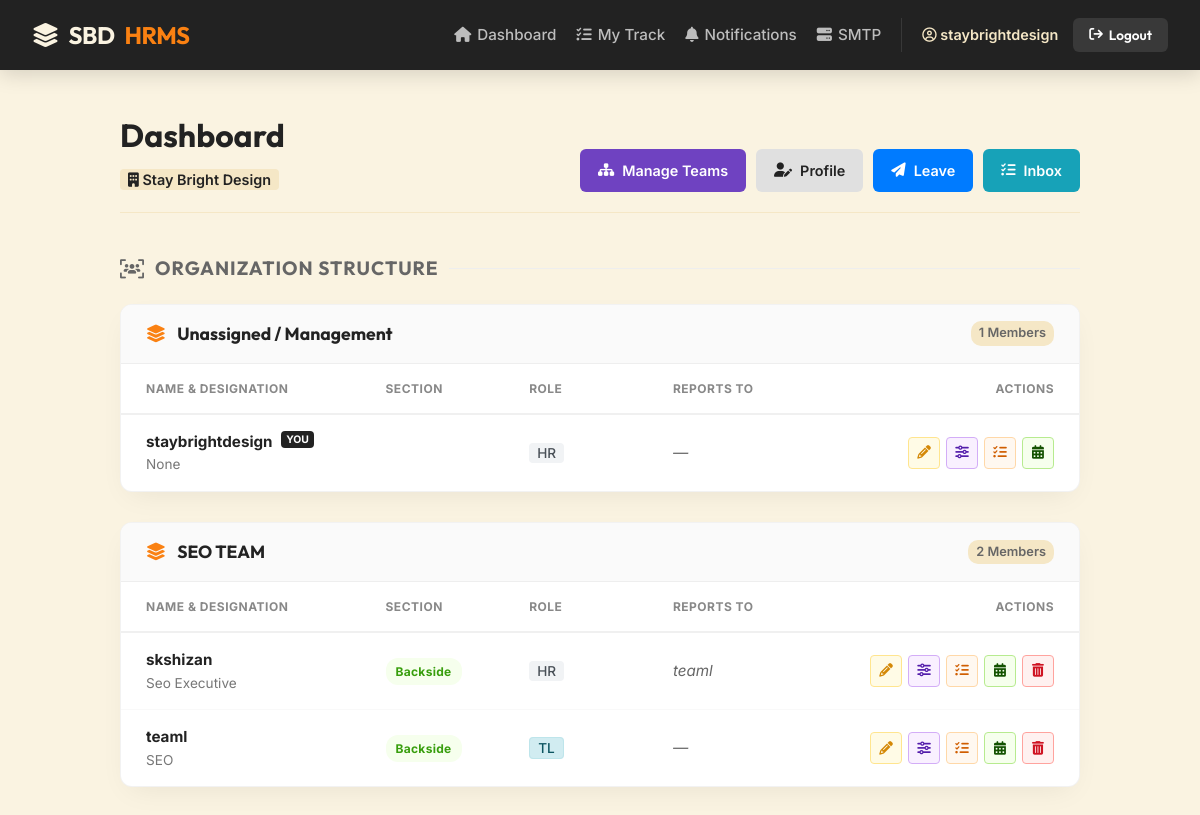
The app's page /hr/ (signed in), older data.
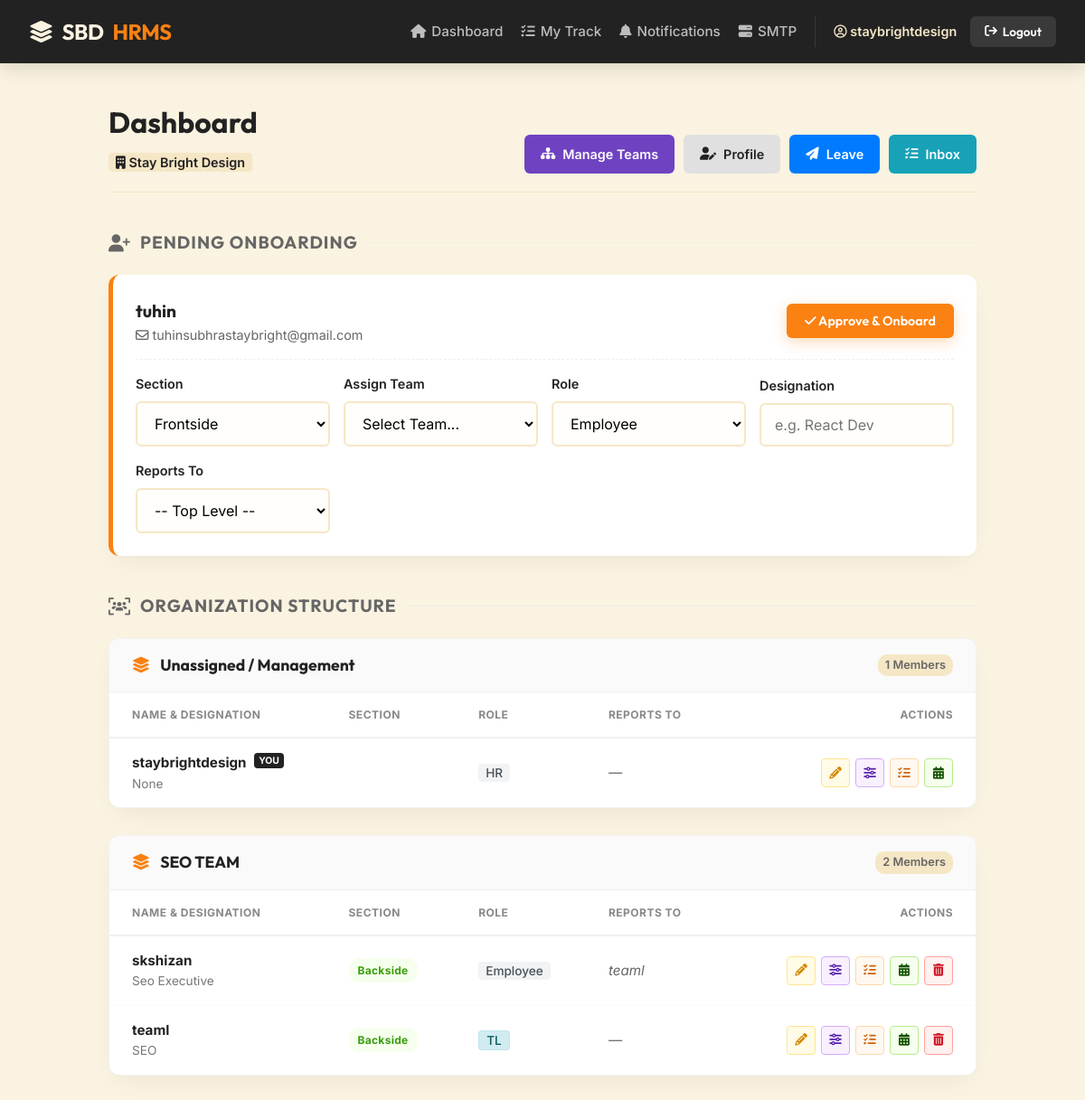
The same page, newer data.
### accounts/models.py (models this page shows, shortened)
class User(AbstractUser):
    SECTION_CHOICES = (
        ('Frontside', 'Frontside'),
        ('Backside', 'Backside'),
        ('Management', 'Management'),
    )
    ROLE_CHOICES = (
        ('Director', 'Director'),
        ('Manager', 'Manager'),
        ('TL', 'Team Leader'),
        ('Employee', 'Employee'),
        ('HR', 'HR'),
    )
    company = models.ForeignKey(Company, on_delete=models.CASCADE, null=True, blank=True)
    team = models.ForeignKey(Team, on_delete=models.SET_NULL, null=True, blank=True, related_name='members')
    section = models.CharField(max_length=20, choices=SECTION_CHOICES, null=True, blank=True)
    role = models.CharField(max_length=20, choices=ROLE_CHOICES, default='Employee')
    designation = models.CharField(max_length=100, null=True, blank=True)
    monthly_salary = models.DecimalField(max_digits=10, decimal_places=2, default=0.00)
    esi_percentage = models.DecimalField(max_digits=5, decimal_places=2, default=0.75, help_text="Percentage (e.g., 0.75)")
    professional_tax = models.DecimalField(max_digits=10, decimal_places=2, default=0.00, help_text="Fixed Amount (e.g., 120)")
    otp = models.CharField(max_length=6, null=True, blank=True)
    is_approved = models.BooleanField(default=False)
    reports_to = models.ForeignKey('self', on_delete=models.SET_NULL, null=True, blank=True, related_name='subordinates')

class Team(models.Model):
    company = models.ForeignKey(Company, on_delete=models.CASCADE, related_name='teams')
    name = models.CharField(max_length=50) # e.g. "Alpha", "Beta"
    class Meta:
        unique_together = ('company', 'name')

class Company(models.Model):
    name = models.CharField(max_length=100)
    hr_email = models.EmailField(unique=True)
    smtp_email = models.EmailField(null=True, blank=True, help_text="Sender Email Address")
    smtp_password = models.CharField(max_length=100, null=True, blank=True, help_text="App Password")
    smtp_server = models.CharField(max_length=100, default="smtp.gmail.com")
    smtp_port = models.IntegerField(default=587)

### dashboard/views.py (the view)
# urls.py: path('hr/', dash_views.hr_dashboard, name='hr_dashboard'),
@login_required
def hr_dashboard(request):
    if request.user.role != 'HR':
        return redirect('dashboard')
    pending_users = User.objects.filter(company=request.user.company, is_approved=False)
    active_users = User.objects.filter(company=request.user.company, is_approved=True)
    teams = Team.objects.filter(company=request.user.company)
    return render(request, 'dashboard/hr_dashboard.html', {
        'pending_users': pending_users,
        'active_users': active_users,
        'teams': teams,
    })

### templates/dashboard/hr_dashboard.html (shortened to what the changed rows need)
{% extends 'base.html' %}
{% block content %}
<div class="dash-header">
    <div>
        <h2 class="company-title">Dashboard</h2>
        <span class="company-badge"><i class="fa-solid fa-building"></i> {{ user.company.name }}</span>
    </div>
    <div class="action-toolbar">
    </div>
</div>
{% if pending_users %}
    <h3 class="section-title"><i class="fa-solid fa-user-plus"></i> Pending Onboarding</h3>
    {% for employee in pending_users %}
        <div class="onboarding-card">
            <form method="POST" action="{% url 'approve_employee' employee.id %}">
                <div class="applicant-info">
                    <div>
                        <div class="applicant-name">{{ employee.username }}</div>
                        <div class="applicant-email"><i class="fa-regular fa-envelope"></i> {{ employee.email }}</div>
                    </div>
                    <button type="submit" class="btn btn-primary">
                        <i class="fa-solid fa-check"></i> Approve & Onboard
                    </button>
                </div>
                <div class="onboard-grid">
                    <div>
                        <label>Section</label>
                        <select name="section" required>
                            <option value="Frontside">Frontside</option>
                        </select>
                    </div>
                    <div>
                        <label>Assign Team</label>
                        <select name="team_id" required>
                            <option value="">Select Team...</option>
                        </select>
                    </div>
                    <div>
                        <label>Role</label>
                        <select name="role" required>
                            <option value="Employee">Employee</option>
                        </select>
                    </div>
                    <div>
                        <label>Designation</label>
                        <input type="text" name="designation" placeholder="e.g. React Dev" required>
                    </div>
                    <div>
                        <label>Reports To</label>
                        <select name="reports_to">
                            <option value="">-- Top Level --</option>
                        </select>
                    </div>
                </div>
            </form>
        </div>
    {% endfor %}
{% endif %}
<h3 class="section-title" style="margin-top: 40px;"><i class="fa-solid fa-users-viewfinder"></i> Organization Structure</h3>
{% regroup active_users by team as team_list %}
{% for team_group in team_list %}
    <div class="team-block">
        <div class="team-header">
            <div class="team-name">
                <i class="fa-solid fa-layer-group" style="color: var(--c-orange); margin-right: 8px;"></i>
                {{ team_group.grouper.name|default:"Unassigned / Management" }}
            </div>
            <div class="team-count">{{ team_group.list|length }} Members</div>
        </div>
        <table>
            <thead>
                <tr>
                    <th style="width: 25%;">Name & Designation</th>
                    <th style="width: 15%;">Section</th>
                    <th style="width: 15%;">Role</th>
                    <th style="width: 20%;">Reports To</th>
                    <th style="width: 25%; text-align: right;">Actions</th>
                </tr>
            </thead>
            <tbody>
                {% for employee in team_group.list %}
                    <tr>
                        <td>
                            <div style="font-weight: 700; color: #222;">
                                {{ employee.username }}
                                {% if employee.id == user.id %}<span class="you-badge">YOU</span>{% endif %}
                            </div>
                            <div style="font-size: 0.85rem; color: #777;">{{ employee.designation }}</div>
                        </td>
                        <td>
                            {% if employee.section == 'Backside' %}<span class="tag-pill tag-back">Backside</span>{% endif %}
                        </td>
                        <td>
                            <span class="role-badge {% if employee.role == 'Manager' %}role-manager{% elif employee.role == 'TL' %}role-tl{% endif %}">
                                {{ employee.role }}
                            </span>
                        </td>
                        <td style="color: #666; font-style: italic;">
                            {{ employee.reports_to.username|default:"—" }}
                        </td>
                        <td>
                            <div class="table-actions">
                                <a href="{% url 'edit_employee' employee.id %}" class="btn-icon btn-edit" title="Edit Profile">
                                    <i class="fa-solid fa-pencil"></i>
                                </a>
                                <a href="{% url 'manage_quota' employee.id %}" class="btn-icon btn-quota" title="Manage Quota">
                                    <i class="fa-solid fa-sliders"></i>
                                </a>
                                <a href="{% url 'track_sheet' employee.id %}" class="btn-icon btn-track" title="Track Work">
                                    <i class="fa-solid fa-list-check"></i>
                                </a>
                                <a href="{% url 'view_attendance' employee.id %}" class="btn-icon btn-cal" title="View Calendar">
                                    <i class="fa-solid fa-calendar-days"></i>
                                </a>
                                {% if employee.id != user.id %}
                                    <form action="{% url 'delete_employee' employee.id %}" method="POST" style="display:inline-flex;" onsubmit="return confirm('WARNING: Delete {{ employee.username }}?');">
                                        <button type="submit" class="btn-icon btn-del" title="Delete User">
                                            <i class="fa-solid fa-trash-can"></i>
                                        </button>
                                    </form>
                                {% endif %}
                            </div>
                        </td>
                    </tr>
                {% endfor %}
            </tbody>
        </table>
    </div>
{% empty %}
    <div style="text-align: center; padding: 40px; background: #fff; border-radius: 8px; color: #888;">
        <i class="fa-solid fa-user-slash" style="font-size: 2rem; margin-bottom: 10px; display:block;"></i>
        No active employees found.
    </div>
{% endfor %}
{% endblock %}

### templates/base.html (shortened to what this page needs)
<!DOCTYPE html>
<html lang="en">
<head>
    <link rel="stylesheet" href="https://cdnjs.cloudflare.com/ajax/libs/font-awesome/6.4.0/css/all.min.css">
</head>
<body>
    <nav class="navbar">
        <div class="nav-container">
            <a href="{% url 'dashboard' %}" class="nav-brand">
                <i class="fa-solid fa-layer-group"></i> SBD<span>HRMS</span>
            </a>
            <div class="nav-links">
                {% if user.is_authenticated %}
                    <a href="{% url 'dashboard' %}" class="nav-link">
                        <i class="fa-solid fa-house"></i> Dashboard
                    </a>
                    <a href="{% url 'track_sheet' user.id %}" class="nav-link">
                        <i class="fa-solid fa-list-check"></i> My Track
                    </a>
                    <a href="{% url 'notifications_view' %}" class="nav-link">
                        <i class="fa-solid fa-bell"></i> Notifications
                    </a>
                    {% if user.role == 'HR' %}
                        <a href="{% url 'smtp_settings' %}" class="nav-link">
                            <i class="fa-solid fa-server"></i> SMTP
                        </a>
                    {% endif %}
                    <div class="user-menu">
                        <span class="user-name">
                            <i class="fa-regular fa-circle-user"></i> {{ user.username }}
                        </span>
                        <form action="{% url 'logout' %}" method="post" style="display:inline;">
                            <button type="submit" class="btn btn-nav-logout">
                                <i class="fa-solid fa-arrow-right-from-bracket"></i> Logout
                            </button>
                        </form>
                    </div>
                {% else %}
                    <a href="{% url 'login' %}" class="nav-link">Login</a>
                    <a href="{% url 'signup' %}" class="nav-link">Employee Signup</a>
                {% endif %}
            </div>
        </div>
    </nav>
    <main class="main-container">
        {% block content %}{% endblock %}
    </main>
</body>
</html>

Row changes from the older to the newer data that the page shows:
added User: username "tuhin", email "tuhinsubhrastaybright@gmail.com", shown under "PENDING ONBOARDING"
changed User "skshizan": role "HR" → "Employee"
Text that changed along with them:
text now shown: "PENDING ONBOARDING"
